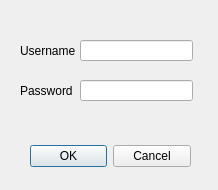
<?xml version="1.0" encoding="UTF-8"?>
<ui version="4.0">
 <class>Dialog</class>
 <widget class="QDialog" name="Dialog">
  <property name="geometry">
   <rect>
    <x>0</x>
    <y>0</y>
    <width>218</width>
    <height>190</height>
   </rect>
  </property>
  <property name="windowTitle">
   <string>Dialog</string>
  </property>
  <widget class="QDialogButtonBox" name="buttonBox">
   <property name="geometry">
    <rect>
     <x>30</x>
     <y>140</y>
     <width>161</width>
     <height>32</height>
    </rect>
   </property>
   <property name="orientation">
    <enum>Qt::Horizontal</enum>
   </property>
   <property name="standardButtons">
    <set>QDialogButtonBox::Cancel|QDialogButtonBox::Ok</set>
   </property>
  </widget>
  <widget class="QLabel" name="label">
   <property name="geometry">
    <rect>
     <x>20</x>
     <y>40</y>
     <width>71</width>
     <height>21</height>
    </rect>
   </property>
   <property name="text">
    <string>Username</string>
   </property>
  </widget>
  <widget class="QLineEdit" name="lineEdit">
   <property name="geometry">
    <rect>
     <x>80</x>
     <y>40</y>
     <width>113</width>
     <height>21</height>
    </rect>
   </property>
  </widget>
  <widget class="QLabel" name="label_2">
   <property name="geometry">
    <rect>
     <x>20</x>
     <y>80</y>
     <width>71</width>
     <height>21</height>
    </rect>
   </property>
   <property name="text">
    <string>Password</string>
   </property>
  </widget>
  <widget class="QLineEdit" name="lineEdit_2">
   <property name="geometry">
    <rect>
     <x>80</x>
     <y>80</y>
     <width>113</width>
     <height>21</height>
    </rect>
   </property>
   <property name="inputMethodHints">
    <set>Qt::ImhSensitiveData</set>
   </property>
   <property name="clearButtonEnabled">
    <bool>true</bool>
   </property>
  </widget>
 </widget>
 <resources/>
 <connections>
  <connection>
   <sender>buttonBox</sender>
   <signal>accepted()</signal>
   <receiver>Dialog</receiver>
   <slot>accept()</slot>
   <hints>
    <hint type="sourcelabel">
     <x>248</x>
     <y>254</y>
    </hint>
    <hint type="destinationlabel">
     <x>157</x>
     <y>274</y>
    </hint>
   </hints>
  </connection>
  <connection>
   <sender>buttonBox</sender>
   <signal>rejected()</signal>
   <receiver>Dialog</receiver>
   <slot>reject()</slot>
   <hints>
    <hint type="sourcelabel">
     <x>316</x>
     <y>260</y>
    </hint>
    <hint type="destinationlabel">
     <x>286</x>
     <y>274</y>
    </hint>
   </hints>
  </connection>
 </connections>
</ui>
